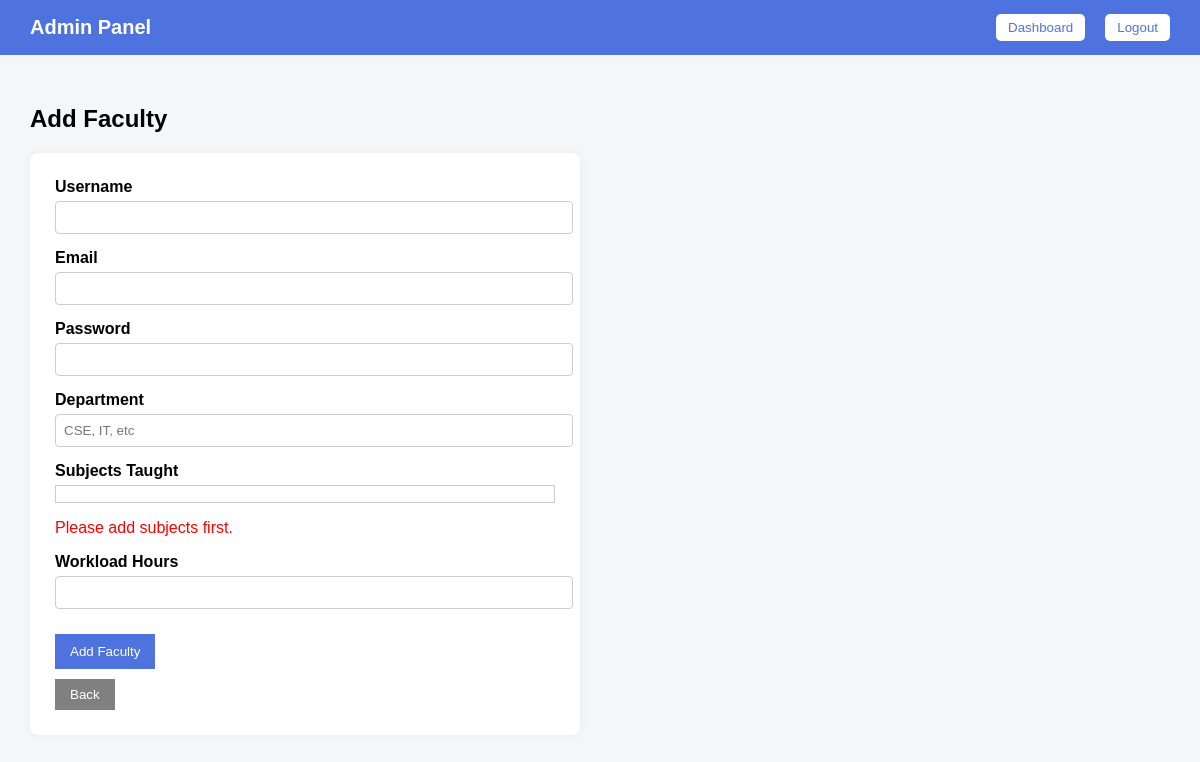
Page /admin_hm/manage-users/add-faculty/ (signed in) on the earlier database version.
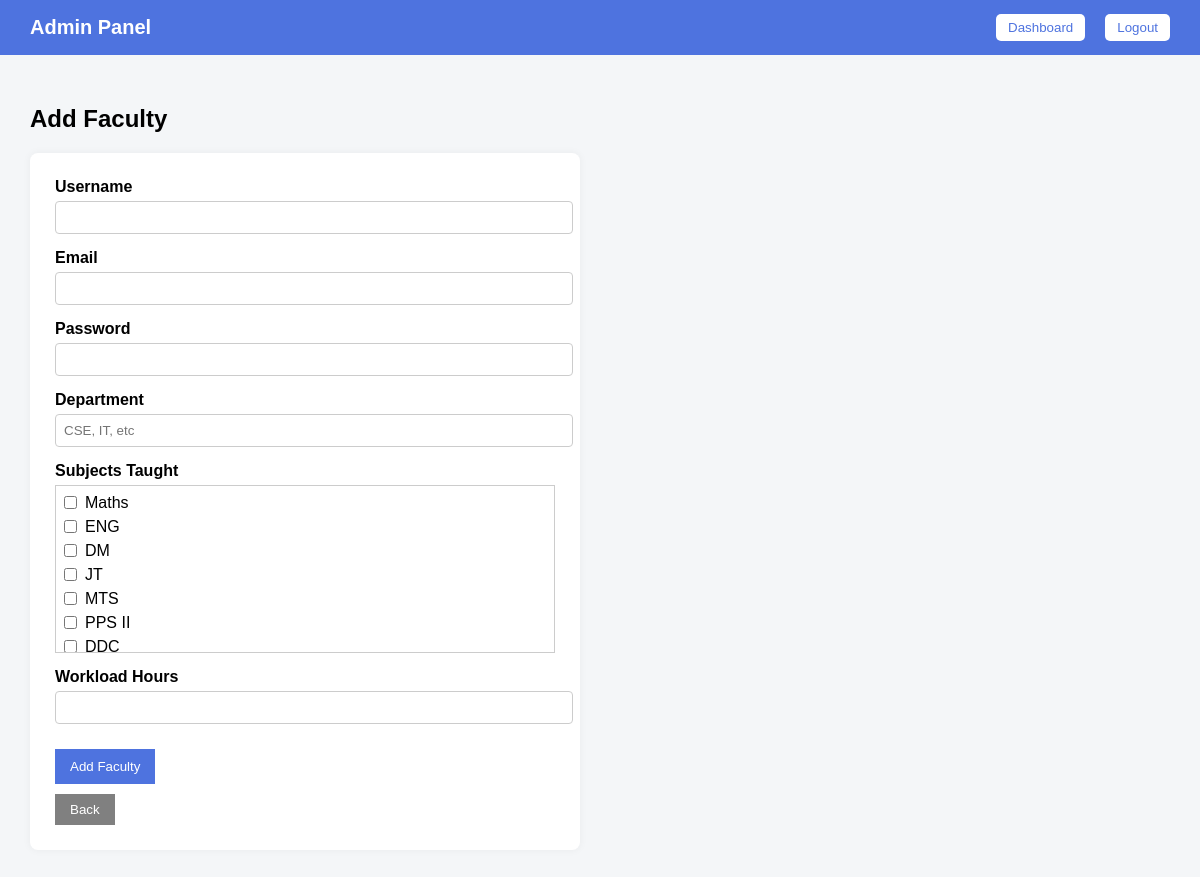
Same page on the later database version.
### generator/models.py (models this page shows, shortened)
class Subject(models.Model):
    subject_code = models.CharField(max_length=20, unique=True)
    subject_name = models.CharField(max_length=100)
    semester = models.IntegerField()
    lecture_hours = models.IntegerField()
    lab_hours = models.IntegerField(default=0)

### generator/views.py (the view, shortened to what this page needs)
# urls.py: path("admin_hm/manage-users/add-faculty/", views.add_faculty, name="add_faculty"),
@login_required
def add_faculty(request):
    if request.user.role != "ADMIN":
        return redirect("login")
    subjects = Subject.objects.all()
    return render(request, "generator/admin/add_faculty.html", {
        "subjects": subjects
    })

### generator/templates/generator/admin/add_faculty.html (shortened to what this page needs)
<!doctype html>
<html>
  <head>
  </head>
  <body>
    <nav class="navbar">
      <div class="nav-left">Admin Panel</div>
      <div class="nav-right">
        <a href="{% url 'admin_home' %}"><button>Dashboard</button></a>
        <a href="{% url 'login' %}"><button>Logout</button></a>
      </div>
    </nav>
    <div class="main-container">
      <h2 class="page-title">Add Faculty</h2>
      <div class="form-card">
        <form method="post">
          <div class="form-group">
            <label>Username</label>
            <input type="text" name="username" required />
          </div>
          <div class="form-group">
            <label>Email</label>
            <input type="email" name="email" required />
          </div>
          <div class="form-group">
            <label>Password</label>
            <input type="password" name="password" required />
          </div>
          <div class="form-group">
            <label>Department</label>
            <input
              type="text"
              name="department"
              placeholder="CSE, IT, etc"
              required
            />
          </div>
          <div class="form-group">
            <label>Subjects Taught</label>
            <div
              style="
                max-height: 150px;
                overflow-y: auto;
                border: 1px solid #ccc;
                padding: 8px;
              "
            >
              {% for sub in subjects %}
<div class="checkbox-row">
  <input type="checkbox" name="subjects" value="{{ sub.id }}"
    {% if sub in faculty.subjects.all %}checked{% endif %}>
  <span>{{ sub.subject_name }}</span>
</div>
{% endfor %}
            </div>
          </div>
          {% if not subjects %}
          <p style="color: red">Please add subjects first.</p>
          {% endif %}
          <div class="form-group">
            <label>Workload Hours</label>
            <input type="number" name="workload_hours" required />
          </div>
          <button type="submit" class="btn-primary">Add Faculty</button>
        </form>
        <a href="{% url 'manage_faculties' %}">
          <button class="btn-secondary">Back</button>
        </a>
      </div>
    </div>
  </body>
</html>

Differences in the rows shown:
added Subject: subject_name "Maths"
added Subject: subject_name "ENG"
added Subject: subject_name "DM"
added Subject: subject_name "JT"
added Subject: subject_name "MTS"
added Subject: subject_name "PPS II"
added Subject: subject_name "DDC"
Other differences:
text no longer shown: "Please add subjects first."
